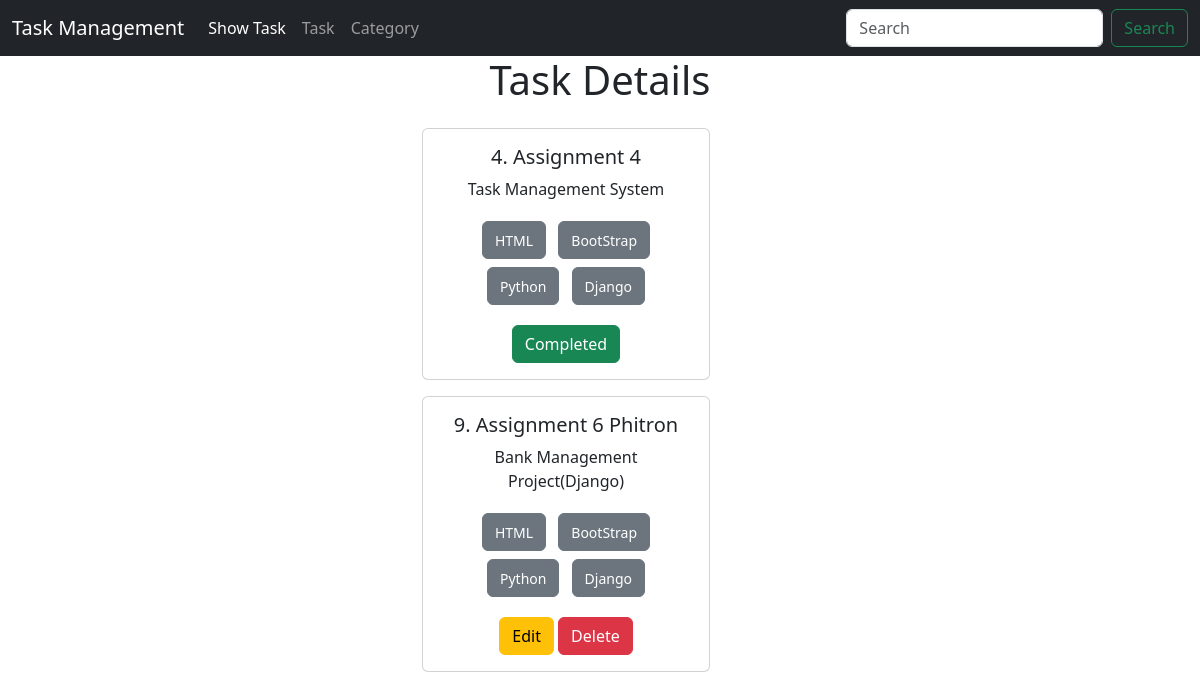
The page / on the database its author committed.
### task/models.py (models this page shows, shortened)
class Task(models.Model):
    title = models.CharField(max_length=50)
    description = models.TextField()
    completed = models.BooleanField(default=False)
    assign_date = models.DateField()
    categories = models.ManyToManyField(Category)

### category/models.py (models this page shows, shortened)
class Category(models.Model):
    name = models.CharField(max_length=20)

### Task_Management/views.py (the view)
# urls.py: 2. Add a URL to urlpatterns:  path('', views.home, name='home')
def home(request):
    tasks = Task.objects.all()
    return render(request, "home.html", {'tasks' : tasks})

### templates/home.html
{% extends "base.html" %} {% block content %}
<div class="container">
  <h1 class="text-center">Task Details</h1>
  <div class="row justify-content-center">
    <div class="col-sm-4 mb-3 mb-sm-0">
        {% for task in tasks %}
        <div class="card text-center mt-3 mb-3" style="width: 18rem">
            <div class="card-body">
              <h5 class="card-title">{{task.id}}. {{task.title}}</h5>
              <p class="card-text">{{task.description}}</p>
              <p>
                {% for cat in task.categories.all %}
                    <span class="btn btn-secondary m-1"><small>{{cat.name}}</small></span>
                {% endfor %}
              </p>
              {% if task.completed %}
                <a class="btn btn-success">Completed</a>
              {% else %}
                <a href="{% url "edit_task" task.id %}" class="btn btn-warning">Edit</a>
                <a href="{% url "delete_task" task.id %}" class="btn btn-danger">Delete</a>
              {% endif %}
            </div>
          </div>
        {% endfor %}
    </div>
  </div>
</div>
{% endblock %}

### templates/base.html (shortened to what this page needs)
<!DOCTYPE html>
<html lang="en">
<head>
    <link href="https://cdn.jsdelivr.net/npm/bootstrap@5.3.2/dist/css/bootstrap.min.css" rel="stylesheet">
</head>
<body>
    <nav class="navbar navbar-expand-lg navbar-dark bg-dark">
        <div class="container-fluid">
          <a class="navbar-brand" href="{% url "show_task" %}">Task Management</a>
          <div class="collapse navbar-collapse" id="navbarSupportedContent">
            <ul class="navbar-nav me-auto mb-2 mb-lg-0">
              <li class="nav-item">
                <a class="nav-link active" aria-current="page" href="{% url "show_task" %}">Show Task</a>
              </li>
              <li class="nav-item">
                <a class="nav-link" href="{% url "add_task" %}">Task</a>
              </li>
              <li class="nav-item">
                <a class="nav-link" href="{% url "add_category" %}">Category</a>
              </li>
            </ul>
            <form class="d-flex" role="search">
              <input class="form-control me-2" type="search" placeholder="Search" aria-label="Search">
              <button class="btn btn-outline-success" type="submit">Search</button>
            </form>
          </div>
        </div>
      </nav>
      {% block content %} {% endblock %}
</body>
</html>

### rows shown on the page
Task: id "4", title "Assignment 4", description "Task Management System", completed "Completed"
Category: name "HTML"
Category: name "BootStrap"
Category: name "Python"
Category: name "Django"
Task: id "9", title "Assignment 6 Phitron", description "Bank Management Project(Django)", completed "Edit"
